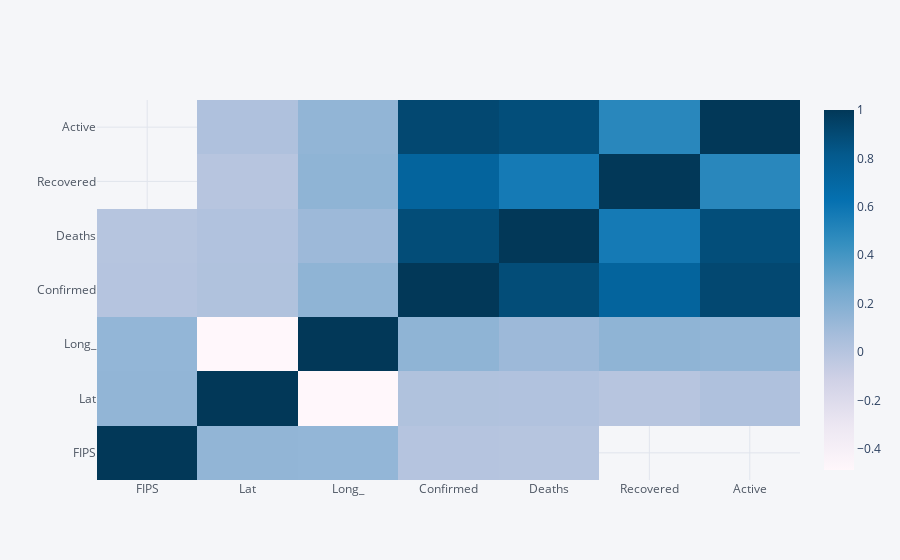

The notebook cell saved with this chart:
### Code cell
doc2.iplot('heatmap', colorscale='pubu')

### Figure 1 — Plotly figure (JSON) as saved in the notebook; plotly's stock layout.template omitted (floating-point values rounded to 4 significant figures)
{"data": [{"colorscale": [[0, "rgb(255,247,251)"], [0.125, "rgb(236,231,242)"], [0.25, "rgb(208,209,230)"], [0.375, "rgb(166,189,219)"], [0.5, "rgb(116,169,207)"], [0.625, "rgb(54,144,192)"], [0.75, "rgb(5,112,176)"], [0.875, "rgb(4,90,141)"], [1, "rgb(2,56,88)"]], "type": "heatmap", "x": ["FIPS", "Lat", "Long_", "Confirmed", "Deaths", "Recovered", "Active"], "y": ["FIPS", "Lat", "Long_", "Confirmed", "Deaths", "Recovered", "Active"], "z": [[1, 0.1442, 0.1398, 0.003306, -0.0001903, null, null], [0.1442, 1, -0.4875, 0.02822, 0.02158, -0.00463, 0.0293], [0.1398, -0.4875, 1, 0.1571, 0.104, 0.156, 0.1437], [0.003306, 0.02822, 0.1571, 1, 0.8866, 0.7273, 0.9132], [-0.0001903, 0.02158, 0.104, 0.8866, 1, 0.5678, 0.8806], [null, -0.00463, 0.156, 0.7273, 0.5678, 1, 0.4931], [null, 0.0293, 0.1437, 0.9132, 0.8806, 0.4931, 1]], "zmax": null, "zmin": null}], "layout": {"legend": {"bgcolor": "#F5F6F9", "font": {"color": "#4D5663"}}, "paper_bgcolor": "#F5F6F9", "plot_bgcolor": "#F5F6F9", "title": {"font": {"color": "#4D5663"}}, "xaxis": {"gridcolor": "#E1E5ED", "showgrid": true, "tickfont": {"color": "#4D5663"}, "title": {"font": {"color": "#4D5663"}, "text": ""}, "zerolinecolor": "#E1E5ED"}, "yaxis": {"gridcolor": "#E1E5ED", "showgrid": true, "tickfont": {"color": "#4D5663"}, "title": {"font": {"color": "#4D5663"}, "text": ""}, "zerolinecolor": "#E1E5ED"}}}
